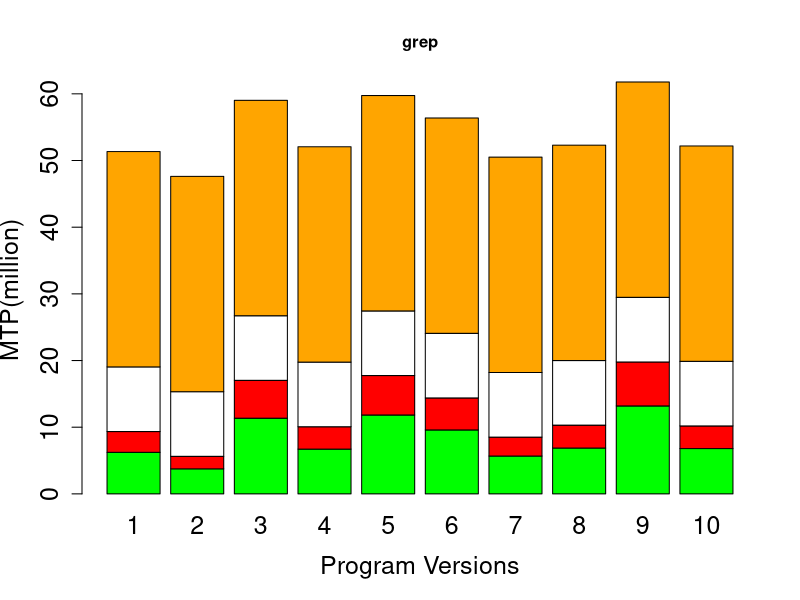

The R source for this figure:
setwd('C:/Research/Experiment/DataAnalysis/barGraph')

colors = c("green","red","white","orange")
nbar = 10
nblock = 4
# read the data from csv file, save to list
d = read.csv("grep.csv", head=FALSE, sep=",",na.strings = "")
show(d)
# change the list to matrix
m = matrix(unlist(d),nbar+1,nblock)
show(m)
# delete the first row
m = m[-1,]
show(m)
# change the data type
m = as.numeric(as.character(m))
# change the unit to million
m = m/1000000
show(m)
# construct matri
m = matrix(m,nrow=nblock,ncol=nbar,byrow=TRUE)
# Create the bar chart.
barplot(m,main="grep",cex.axis=1.5,cex.lab=1.5, cex.main=1,5,cex.names=1.5,names.arg=c(1:nbar),xlab="Program Versions",ylab="MTP(million)",col=colors)
